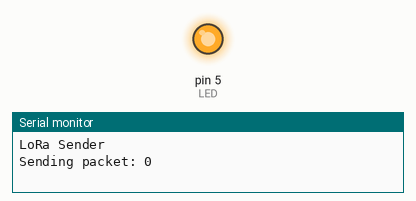
Recording of a sketch running on a simulated Arduino Uno, built with avr-gcc and run on an emulated ATmega328P. On the bench: output pins drawn as LEDs (lit = HIGH), the last lines printed to the serial monitor. No radio packets arrive unless stated.

Above: at 2.0 s.
At 6.1 s:
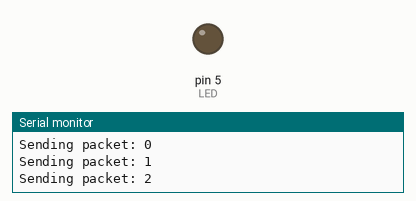
Timing chart, 0 to 6.6 s (numbered marks = the images above):
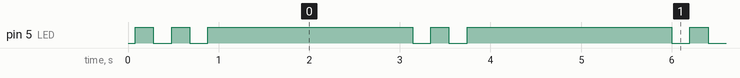

The sketch:

LoRaSender.ino
```cpp
#include <SPI.h>
#include <LoRa.h>

int counter = 0;

int LED = 5;
int t = 200;

void blinkk() {
  digitalWrite(LED, HIGH);
  delay(t);
  digitalWrite(LED, LOW);
  delay(t);
  digitalWrite(LED, HIGH);
  delay(t);
  digitalWrite(LED, LOW);
  delay(t);
  digitalWrite(LED, HIGH);
}

void setup() {

  pinMode(LED, OUTPUT);
  Serial.begin(9600);
  while (!Serial);

  Serial.println("LoRa Sender");

  if (!LoRa.begin(433E6)) {
    Serial.println("Starting LoRa failed!");
    digitalWrite(LED, LOW);
    while (1);
  }
}

void loop() {
  Serial.print("Sending packet: ");
  Serial.println(counter);

  // send packet
  LoRa.beginPacket();
  LoRa.print("hello ");
  LoRa.print(counter);
  LoRa.endPacket();

  counter++;
  blinkk();
  delay(2000);
}
```

Measured:
- by itself, pin 5 (LED): repeats every 2.9 s: LOW 0.20 s, HIGH 0.20 s, LOW 0.20 s, HIGH 2.3 s
